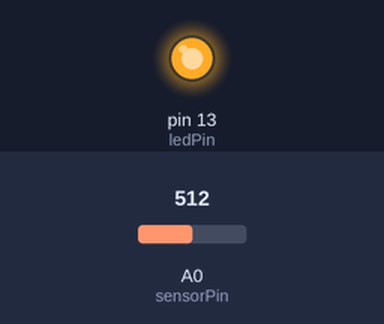
The sketch below on a simulated Arduino Uno, built with avr-gcc and run on an emulated ATmega328P. Parts: output pins drawn as LEDs (lit = HIGH). The test bench sets the inputs (shaded band); at power-on: A0 (sensorPin) = 512. What the sketch prints to the serial monitor is not drawn.

Above: at 0.1 s.
Timing chart, 0 to 1.6 s (numbered marks = the images above):
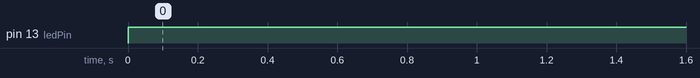

Measured:
- by itself, pin 13 (ledPin): LOW → HIGH at 0.00 s

The sketch:

sensval.ino
```cpp
int ledPin = 13;
int sensorPin = 0;
int senval = 0;

void setup()
{
  pinMode(ledPin, OUTPUT);
  pinMode(sensorPin, INPUT);

  Serial.begin(9600);

}

void loop()
{
 senval = analogRead(sensorPin);
  digitalWrite(ledPin, HIGH);
    Serial.print(senval) ;
}
```
